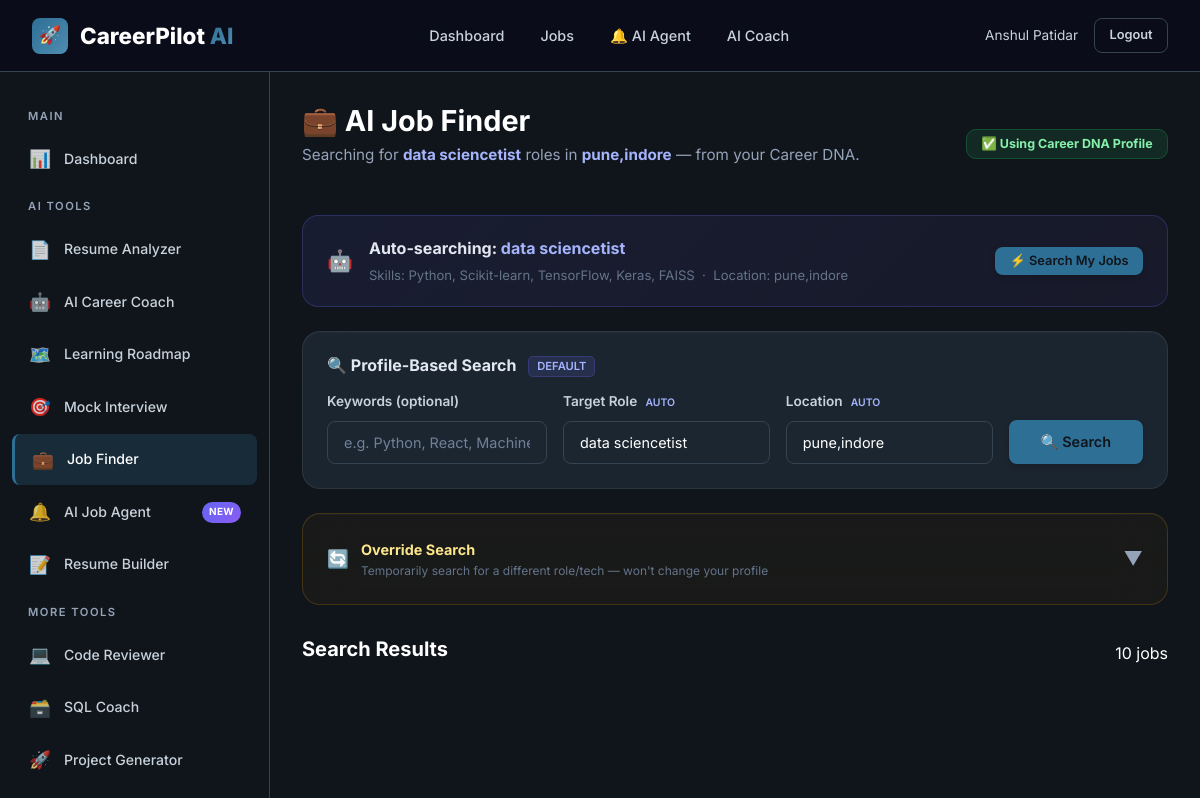
Page /jobs/ (signed in) on the committed database.
### tables this page shows
CREATE TABLE career_profiles (
    id                         INTEGER PRIMARY KEY AUTOINCREMENT,
    user_id                    INTEGER NOT NULL UNIQUE,

    -- Identity (Priority: manual > resume)
    full_name                  TEXT DEFAULT '',
    phone                      TEXT DEFAULT '',
    location                   TEXT DEFAULT '',
    linkedin_url               TEXT DEFAULT '',
    github_url                 TEXT DEFAULT '',
    portfolio_url              TEXT DEFAULT '',

    -- Career Goal (Priority: manual > resume)
    preferred_role             TEXT DEFAULT '',
    career_goal                TEXT DEFAULT '',
    expected_salary            TEXT DEFAULT '',
    preferred_location         TEXT DEFAULT '',

    -- Technical Profile (resume-extracted, no manual override)
    skills                     TEXT DEFAULT '[]',
    top_skills                 TEXT DEFAULT '[]',
    soft_skills                TEXT DEFAULT '[]',
    technologies               TEXT DEFAULT '[]',
    certifications             TEXT DEFAULT '[]',
    projects                   TEXT DEFAULT '[]',
    experience_summary         TEXT DEFAULT '',
    education                  TEXT DEFAULT '',
    experience_years           INTEGER DEFAULT 0,
    domain                     TEXT DEFAULT '',
    seniority_level            TEXT DEFAULT 'fresher',

    -- AI-Computed Scores
    ats_score                  INTEGER DEFAULT 0,
    profile_completeness       INTEGER DEFAULT 0,
    ai_readiness               INTEGER DEFAULT 0,
    resume_strength            INTEGER DEFAULT 0,

    -- Manual-override flags (1 = user set this manually, don't overwrite from resume)
    full_name_is_manual        INTEGER DEFAULT 0,
    phone_is_manual            INTEGER DEFAULT 0,
    location_is_manual         INTEGER DEFAULT 0,
    linkedin_url_is_manual     INTEGER DEFAULT 0,
    github_url_is_manual       INTEGER DEFAULT 0,
    portfolio_url_is_manual    INTEGER DEFAULT 0,
    preferred_role_is_manual   INTEGER DEFAULT 0,
    career_goal_is_manual      INTEGER DEFAULT 0,
    expected_salary_is_manual  INTEGER DEFAULT 0,
    preferred_location_is_manual INTEGER DEFAULT 0,

    -- Source tracking
    last_resume_sync           TIMESTAMP,
    last_manual_update         TIMESTAMP,
    created_at                 TIMESTAMP DEFAULT CURRENT_TIMESTAMP,
    updated_at                 TIMESTAMP DEFAULT CURRENT_TIMESTAMP,

    FOREIGN KEY (user_id) REFERENCES users(id) ON DELETE CASCADE
);

### backend/routes/jobs.py (the view)
@jobs_bp.route('/')
@login_required
def index():
    user_id      = session['user_id']
    saved_jobs   = JobService.get_user_jobs(user_id, status='saved')
    applied_jobs = JobService.get_user_jobs(user_id, status='applied')
    recent_jobs  = JobService.get_user_jobs(user_id)[:10]
    prefill = CareerProfileService.get_prefill_for_module(user_id, 'jobs')
    return render_template('jobs/index.html',
                           saved_jobs=saved_jobs,
                           applied_jobs=applied_jobs,
                           recent_jobs=recent_jobs,
                           prefill=prefill)

### backend/database/db.py (called while the page is built)
def get_db_path() -> str:
    base_dir = os.path.dirname(os.path.dirname(os.path.dirname(os.path.abspath(__file__))))
    return os.path.join(base_dir, DATABASE_PATH)

def get_connection(db_path: Optional[str] = None) -> sqlite3.Connection:
    path = db_path or get_db_path()
    conn = sqlite3.connect(path)
    conn.row_factory = sqlite3.Row
    conn.execute("PRAGMA foreign_keys = ON")
    conn.execute("PRAGMA journal_mode = WAL")
    return conn

@contextmanager
def get_db(db_path: Optional[str] = None):
    conn = get_connection(db_path)
    try:
        yield conn
        conn.commit()
    except Exception:
        conn.rollback()
        raise
    finally:
        conn.close()

def execute_query(query: str, params: tuple = (), db_path: Optional[str] = None) -> list[dict]:
    with get_db(db_path) as db:
        cursor = db.execute(query, params)
        rows = cursor.fetchall()
        return [dict(row) for row in rows]

def execute_one(query: str, params: tuple = (), db_path: Optional[str] = None) -> Optional[dict]:
    with get_db(db_path) as db:
        cursor = db.execute(query, params)
        row = cursor.fetchone()
        return dict(row) if row else None

### backend/models/career_profile.py (called while the page is built)
    @staticmethod
    def get_by_user(user_id: int) -> Optional[dict]:
        row = execute_one(
            "SELECT * FROM career_profiles WHERE user_id = ?", (user_id,)
        )
        return CareerProfileModel._parse(row) if row else None

    @staticmethod
    def _parse(row: dict) -> dict:
        if not row:
            return {}
        for f in _JSON_FIELDS:
            val = row.get(f, "[]")
            if isinstance(val, str):
                try:
                    row[f] = json.loads(val)
                except Exception:
                    row[f] = []
        return row

### backend/models/job.py (called while the page is built)
    @staticmethod
    def get_by_user(user_id: int, status: str = None, limit: int = 50) -> list[dict]:
        if status:
            return execute_query(
                """SELECT *, found_at AS created_at FROM job_history WHERE user_id = ? AND status = ?
                   ORDER BY match_score DESC, found_at DESC LIMIT ?""",
                (user_id, status, limit)
            )
        return execute_query(
            """SELECT *, found_at AS created_at FROM job_history WHERE user_id = ?
               ORDER BY found_at DESC LIMIT ?""",
            (user_id, limit)
        )

### templates/jobs/index.html (shortened to what this page needs)
{% extends "base.html" %}
{% block content %}
{% include "components/sidebar.html" %}
<main class="main-content">
    <div class="page-header reveal flex-between">
        <div>
            <h1>💼 AI Job Finder</h1>
            <p class="page-subtitle">
                {% if prefill and prefill.preferred_role %}
                Searching for <strong style="color:#a5b4fc;">{{ prefill.preferred_role }}</strong> roles in <strong style="color:#a5b4fc;">{{ prefill.preferred_location or 'all locations' }}</strong> — from your Career DNA.
                {% else %}
                AI scours LinkedIn, Indeed, Naukri & more to find roles that match your profile.
                {% endif %}
            </p>
        </div>
        {% if prefill and prefill.preferred_role %}
        <div>
            <span style="background:rgba(34,197,94,0.12);border:1px solid rgba(34,197,94,0.25);
                         color:#86efac;border-radius:10px;padding:0.4rem 0.9rem;
                         font-size:0.78rem;font-weight:700;">
                ✅ Using Career DNA Profile
            </span>
        </div>
        {% endif %}
    </div>
    {% if prefill and prefill.preferred_role %}
    <div style="background:linear-gradient(135deg,rgba(99,102,241,0.1),rgba(139,92,246,0.07));
                border:1px solid rgba(99,102,241,0.25);border-radius:16px;padding:1.25rem 1.5rem;
                margin-bottom:1.5rem;display:flex;align-items:center;justify-content:space-between;
                flex-wrap:wrap;gap:1rem;" class="reveal delay-1">
        <div style="display:flex;align-items:center;gap:1rem;flex-wrap:wrap;">
            <span style="font-size:1.3rem;">🤖</span>
            <div>
                <div style="font-weight:700;color:#e2e8f0;margin-bottom:0.2rem;">
                    Auto-searching: <span style="color:#a5b4fc;">{{ prefill.preferred_role }}</span>
                </div>
                <div style="font-size:0.82rem;color:#64748b;">
                    Skills: {{ (prefill.top_skills or prefill.skills or [])[:5] | join(', ') or 'Not set' }}
                    &nbsp;·&nbsp;
                    Location: {{ prefill.preferred_location or 'All locations' }}
                </div>
            </div>
        </div>
        <button class="btn btn-primary btn-sm" onclick="autoSearchFromProfile()" id="autoSearchBtn">
            ⚡ Search My Jobs
        </button>
    </div>
    {% endif %}
    <div class="card reveal delay-1" style="margin-bottom:1.5rem;">
        <div style="display:flex;align-items:center;justify-content:space-between;margin-bottom:1rem;">
            <h3 style="font-size:1rem;font-weight:700;color:#e2e8f0;margin:0;">
                🔍 Profile-Based Search
                <span style="font-size:0.7rem;font-weight:600;background:rgba(99,102,241,0.15);
                             border:1px solid rgba(99,102,241,0.25);color:#a5b4fc;
                             padding:0.15rem 0.5rem;border-radius:5px;margin-left:0.5rem;">DEFAULT</span>
            </h3>
        </div>
        <form id="jobSearchForm" style="display:flex;gap:1rem;align-items:flex-end;flex-wrap:wrap;">
            <div style="flex:1;min-width:220px;">
                <label class="form-label" for="jobQuery">Keywords (optional)</label>
                <input type="text" id="jobQuery" class="form-input"
                       placeholder="e.g. Python, React, Machine Learning">
            </div>
            <div style="flex:1;min-width:200px;">
                <label class="form-label" for="jobRole">Target Role
                    {% if prefill and prefill.preferred_role %}<span style="font-size:0.65rem;color:#a5b4fc;margin-left:0.3rem;">AUTO</span>{% endif %}
                </label>
                <input type="text" id="jobRole" class="form-input"
                       value="{{ prefill.preferred_role if prefill else '' }}"
                       placeholder="e.g. ML Engineer, Backend Dev">
            </div>
            <div style="flex:1;min-width:180px;">
                <label class="form-label" for="jobLocation">Location
                    {% if prefill and prefill.preferred_location %}<span style="font-size:0.65rem;color:#a5b4fc;margin-left:0.3rem;">AUTO</span>{% endif %}
                </label>
                <input type="text" id="jobLocation" class="form-input"
                       value="{{ prefill.preferred_location if prefill else '' }}"
                       placeholder="e.g. Bengaluru, Remote">
            </div>
            <div>
                <button type="submit" id="searchJobsBtn" class="btn btn-primary" style="height:44px;padding:0 2rem;">
                    🔍 Search
                </button>
            </div>
        </form>
    </div>
    <div class="card reveal delay-2" style="margin-bottom:2rem;
         background:rgba(245,158,11,0.04);border:1px solid rgba(245,158,11,0.2);">
        <div style="display:flex;align-items:center;justify-content:space-between;
                    cursor:pointer;" onclick="toggleOverride()" id="overrideToggle">
            <div style="display:flex;align-items:center;gap:0.75rem;">
                <span style="font-size:1.1rem;">🔄</span>
                <div>
                    <div style="font-weight:700;color:#fde68a;font-size:0.9rem;">Override Search</div>
                    <div style="font-size:0.75rem;color:#64748b;">
                        Temporarily search for a different role/tech — won't change your profile
                    </div>
                </div>
            </div>
            <span id="overrideChevron" style="color:#94a3b8;font-size:1.2rem;transition:transform 0.2s;">▼</span>
        </div>
    </div>
    <div class="reveal delay-3">
        <div class="flex-between" style="margin-bottom:1.5rem;">
            <h2 style="font-size:1.25rem;display:flex;align-items:center;gap:0.5rem;">
                Search Results
            </h2>
            <span class="text-tertiary" id="jobCount">{{ recent_jobs|length }} jobs</span>
        </div>
    </div>
</main>
{% endblock %}

### templates/base.html (shortened to what this page needs)
<!DOCTYPE html>
<html lang="en">
<head>
    <link href="https://unpkg.com/aos@2.3.1/dist/aos.css" rel="stylesheet">
    <link rel="stylesheet" href="{{ url_for('static', filename='css/main.css') }}">
    <link rel="stylesheet" href="{{ url_for('static', filename='css/components.css') }}">
    <link rel="stylesheet" href="{{ url_for('static', filename='css/dashboard.css') }}">
    <link rel="stylesheet" href="{{ url_for('static', filename='css/pages.css') }}">
    <link rel="stylesheet" href="{{ url_for('static', filename='css/animations.css') }}">
</head>
<body>
    {% block body %}
    {% block navbar %}
    <nav class="navbar" id="mainNavbar">
        <a href="{{ url_for('home') }}" class="navbar-brand">
            <div class="brand-icon">🚀</div>
            <span>CareerPilot <span class="text-gradient">AI</span></span>
        </a>
        {% if not current_user.is_authenticated %}
        <ul class="navbar-nav">
            <li><a href="{{ url_for('home') }}#features" class="nav-link">Features</a></li>
            <li><a href="{{ url_for('home') }}#showcase" class="nav-link">AI Showcase</a></li>
            <li><a href="{{ url_for('home') }}#testimonials" class="nav-link">Testimonials</a></li>
        </ul>
        <div class="navbar-actions">
            <a href="{{ url_for('auth.login') }}" class="btn btn-ghost">Log In</a>
            <a href="{{ url_for('auth.register') }}" class="btn btn-primary">Get Started</a>
        </div>
        {% else %}
        <ul class="navbar-nav">
            <li><a href="{{ url_for('dashboard.index') }}" class="nav-link">Dashboard</a></li>
            <li><a href="{{ url_for('jobs.index') }}" class="nav-link">Jobs</a></li>
            <li><a href="{{ url_for('notifications.index') }}" class="nav-link" style="position:relative;">
                🔔 AI Agent
            </a></li>
            <li><a href="{{ url_for('chat.index') }}" class="nav-link">AI Coach</a></li>
        </ul>
        <div class="navbar-actions">
            <span style="color: var(--text-secondary); font-size: 0.85rem;">{{ current_user.full_name }}</span>
            <a href="{{ url_for('auth.logout') }}" class="btn btn-ghost btn-sm">Logout</a>
        </div>
        {% endif %}
    </nav>
    {% endblock %}
    {% block content %}{% endblock %}
    {% endblock %}
</body>
</html>

### static/css/components.css (style rules this page uses)
.btn { display: inline-flex; align-items: center; justify-content: center; gap: 0.5rem; padding: 0.65rem 1.5rem; font-family: var(--font-primary); font-size: 0.9rem; font-weight: 600; border: none; border-radius: var(--radius-sm); cursor: pointer; transition: all var(--transition-fast); text-decoration: none; white-space: nowrap; }
.btn-primary { background: var(--primary); color: var(--bg-primary); box-shadow: var(--shadow-sm); }
.btn-ghost { background: transparent; color: var(--text-secondary); border: 1px solid var(--border); }
.btn-sm { padding: 0.4rem 0.9rem; font-size: 0.8rem; }
.card { background: var(--glass-bg); backdrop-filter: var(--glass-blur); -webkit-backdrop-filter: var(--glass-blur); border: 1px solid var(--glass-border); border-radius: var(--radius-lg); padding: 1.5rem; box-shadow: var(--shadow-card); transition: all var(--transition-normal); }
.form-label { display: block; font-size: 0.85rem; font-weight: 600; color: var(--text-secondary); margin-bottom: 0.5rem; }
.form-input, .form-select, .form-textarea { width: 100%; padding: 0.75rem 1rem; background: var(--bg-input); border: 1.5px solid var(--border); border-radius: var(--radius-sm); color: var(--text-primary); font-family: var(--font-primary); font-size: 0.9rem; transition: all var(--transition-fast); }
.form-input::placeholder { color: var(--text-muted); }

### static/css/animations.css (style rules this page uses)
.reveal { opacity: 0; transform: translateY(30px); transition: all 0.6s ease; }
.reveal.visible { opacity: 1; transform: translateY(0); }
.delay-1 { transition-delay: 0.1s !important; }
.delay-2 { transition-delay: 0.2s !important; }
.delay-3 { transition-delay: 0.3s !important; }

### rows in the picture
career_profiles: full_name "Anshul Patidar", preferred_role "data sciencetist", preferred_location "pune,indore"

### other values in the picture
{{ recent_jobs|length }} "10"
